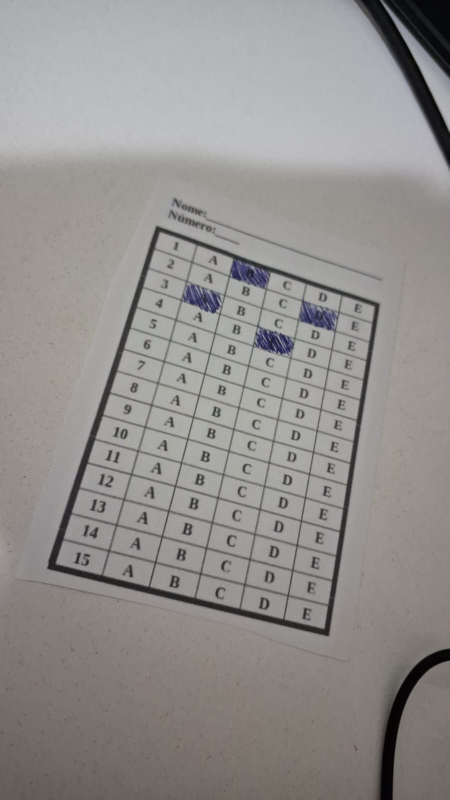
#> input picture provas/WhatsApp Image 2024-06-03 at 23.21.27.jpeg, 899 x 1599 px, found by its file name (shown at 1/2 size)
$ python -i project.py   (imports and definitions only)
#> lines starting #> are read from the running program, lines starting #| are printed output that depends on the picture; after the words box and inside, x2 and y2 are one past the last pixel; in counts of white or black regions, pixels touching at a corner belong together
import cv2
import numpy as np
import os

# [170 lines left out: functions main, askUntilValid, prompts, answerSheetStructure, not called in this run]


def readImg(path):

    #Filtering the image
    img = cv2.imread(f"/home/victorhugo/Code/project/provas/{path}")
#> img is the input picture: shape (1599, 899, 3); mean B, G, R 142, 144.1, 146.9
    if img is None:
        raise ValueError(f"Could not read image at path: {path}")

    realimg=img
    realimg = cv2.resize(realimg, (290, 399))
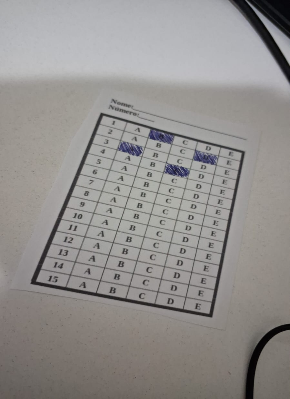
#> realimg: shape (399, 290, 3); mean B, G, R 141.9, 144, 146.8

    imgGray = cv2.cvtColor(img, cv2.COLOR_BGR2GRAY)
    imgTh = cv2.adaptiveThreshold(imgGray, 255, cv2.ADAPTIVE_THRESH_GAUSSIAN_C, cv2.THRESH_BINARY_INV, 11, 2)
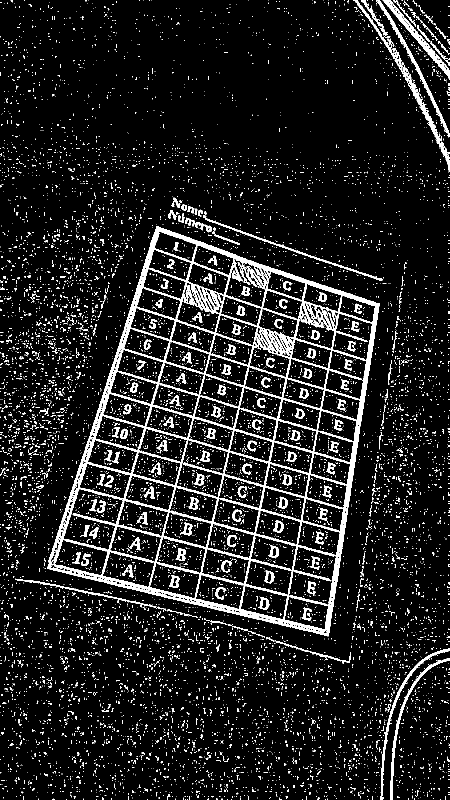
#> imgTh: shape (1599, 899) (shown at 1/2 size); 10% white; 10966 white regions (10603 under 20 px)

    countours, hi = cv2.findContours(imgTh, cv2.RETR_EXTERNAL, cv2.CHAIN_APPROX_NONE)
#> countours = 8006 contours, 7953 with area under 20; largest, box (x1, y1, x2, y2) and area: (94, 452, 760, 1273) 362596, (706, 0, 899, 345) 2364, (765, 0, 899, 158) 2025, (753, 0, 899, 275) 1446, (761, 1297, 899, 1599) 1234
    greaterCtn = max(countours, key=cv2.contourArea)
#> greaterCtn = contour of 2370 points, box (x1, y1, x2, y2) (94, 452, 760, 1273), area 362596

    x, y, w, h = cv2.boundingRect(greaterCtn)
#> x = 94; y = 452; w = 666; h = 821
    cv2.rectangle(img, (x, y), (x+w, y+h), (0, 255, 0), 2)
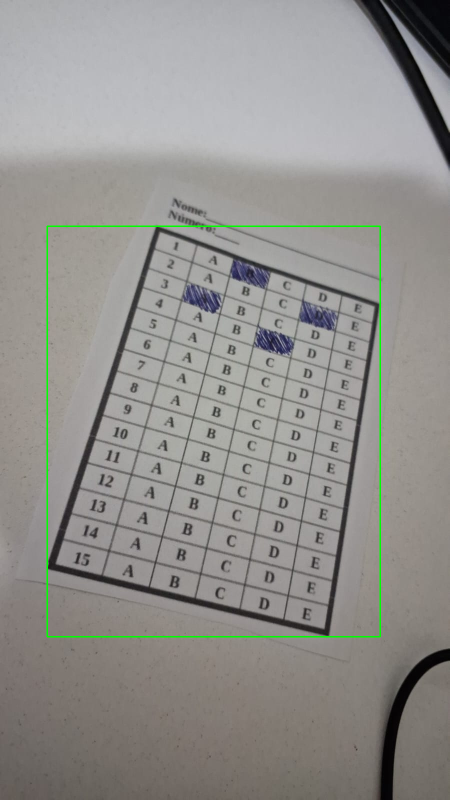
#> img: shape (1599, 899, 3) (shown at 1/2 size); 0.62% of pixels changed, all inside (x1, y1, x2, y2) = (93, 451, 762, 1275)

    #Crop the image approximately
    answer_sheet = img[y:y+h, x:x+w]
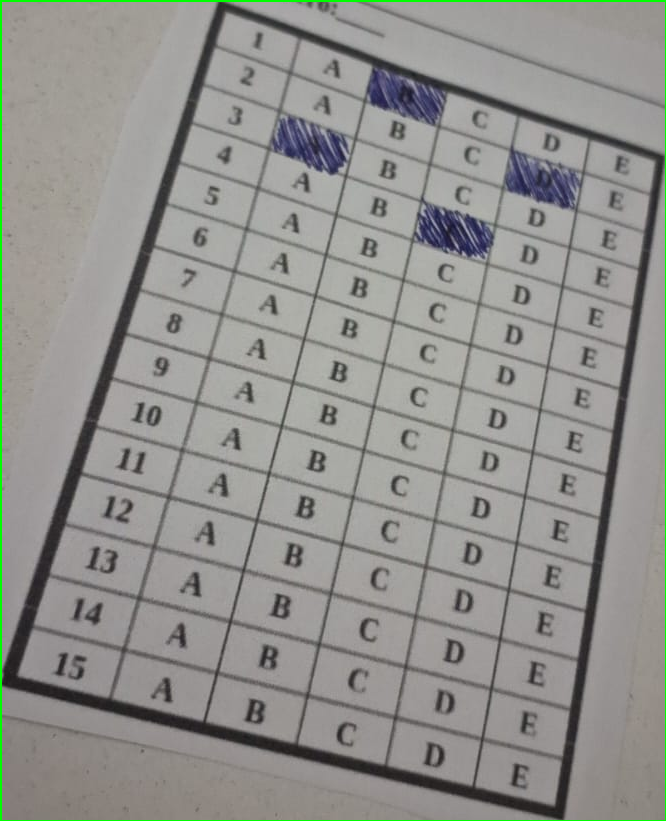
#> answer_sheet: shape (821, 666, 3); mean B, G, R 141.9, 145.8, 145.8
    answer_sheet = cv2.resize(answer_sheet, (290, 399))
#> answer_sheet: shape (399, 290, 3)

    #Warp to the right perspective
    warped_answer_sheet = warpImg(answer_sheet)


    return warped_answer_sheet, realimg


def warpImg(img):

    #Filter the cropped image and get edges and the biggest contour
    gray = cv2.cvtColor(img, cv2.COLOR_BGR2GRAY)
    gray = cv2.bilateralFilter(gray, 13, 15, 15)
    edges = cv2.Canny(gray, 30, 200)
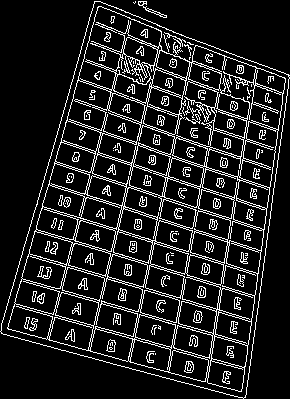
#> edges: shape (399, 290); 12.6% white in thin lines or dots
    countours, hi = cv2.findContours(edges, cv2.RETR_EXTERNAL, cv2.CHAIN_APPROX_SIMPLE)
#> countours = 3 contours, 1 with area under 20; largest, box (x1, y1, x2, y2) and area: (0, 1, 290, 399) 77108, (138, 1, 167, 18) 74; hi = [[1, -1, -1, -1], [2, 0, -1, -1], [-1, 1, -1, -1]]
    countours = sorted(countours, key=cv2.contourArea, reverse=True)[:1]
#> countours = 1 contour; box (x1, y1, x2, y2) and area: (0, 1, 290, 399) 77108

    #Create the perspective transformation and draw the rectangle
    for i in countours:
        cv2.drawContours(img, [i], -1, (0, 255, 0), 3)
        points = cv2.approxPolyDP(i, 0.02*cv2.arcLength(i, True), True)
        if len(points) == 4:
            points = points.reshape((4, 2))
            original_points = np.float32([points[0], points[1], points[3], points[2]])
            new_points = np.float32([[0, 0], [0, 399], [290, 0], [290, 399]])
            perspective = cv2.getPerspectiveTransform(original_points, new_points)
            result = cv2.warpPerspective(img, perspective, (290, 399))
        else:
            raise ValueError("Could not find the contour of the image")
#> this loop made 1 pass
#> (points, original_points, new_points) on pass 1: ([[94, 1], [0, 331], [243, 398], [289, 75]], [[94, 1], [0, 331], [289, 75], [243, 398]], [[0, 0], [0, 399], [290, 0], [290, 399]])
#> pass 1, in warpImg, `result = cv2.warpPerspective(img, perspective, (290, 399))`:
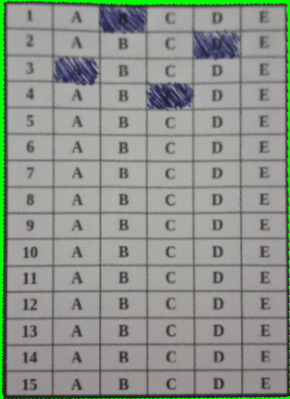
#> result: shape (399, 290, 3); mean B, G, R 140.6, 148.8, 142.6
#> after the loop:
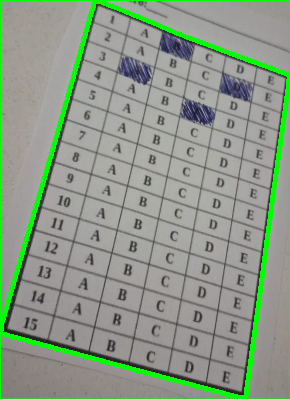
#> img: shape (399, 290, 3); mean B, G, R 137.1, 153, 140.9

    return result


# [2 lines not run here, left out]

>>> result = readImg('provas/WhatsApp Image 2024-06-03 at 23.21.27.jpeg')
